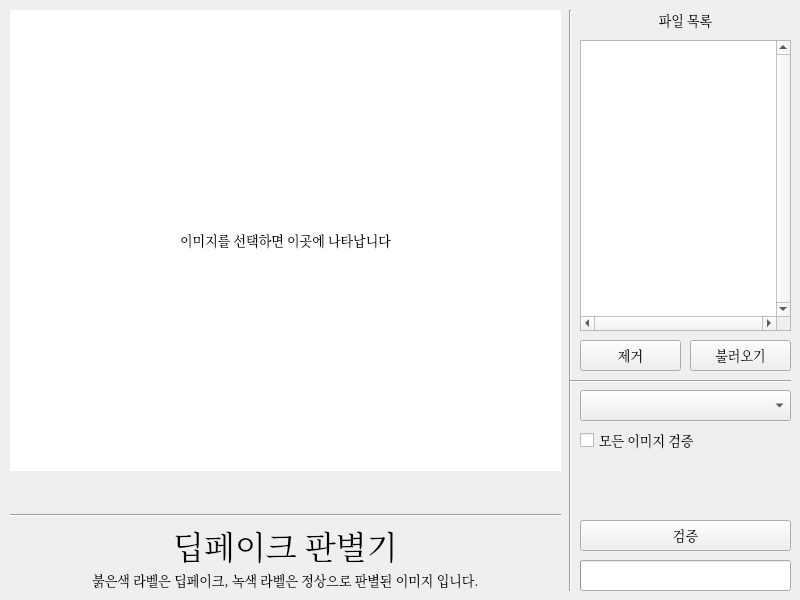
<?xml version="1.0" encoding="UTF-8"?>
<ui version="4.0">
 <class>MainWindow</class>
 <widget class="QMainWindow" name="MainWindow">
  <property name="enabled">
   <bool>true</bool>
  </property>
  <property name="geometry">
   <rect>
    <x>0</x>
    <y>0</y>
    <width>800</width>
    <height>600</height>
   </rect>
  </property>
  <property name="sizePolicy">
   <sizepolicy hsizetype="Preferred" vsizetype="Preferred">
    <horstretch>0</horstretch>
    <verstretch>0</verstretch>
   </sizepolicy>
  </property>
  <property name="minimumSize">
   <size>
    <width>800</width>
    <height>600</height>
   </size>
  </property>
  <property name="maximumSize">
   <size>
    <width>800</width>
    <height>600</height>
   </size>
  </property>
  <property name="font">
   <font>
    <family>NanumMyeongjo</family>
    <pointsize>10</pointsize>
   </font>
  </property>
  <property name="windowTitle">
   <string>Deep Fake Discriminator</string>
  </property>
  <property name="windowIcon">
   <iconset>
    <normaloff>../../../../Downloads/outline_camera_front_white_48dp.ico</normaloff>../../../../Downloads/outline_camera_front_white_48dp.ico</iconset>
  </property>
  <widget class="QWidget" name="centralwidget">
   <widget class="QLabel" name="labelImage">
    <property name="geometry">
     <rect>
      <x>10</x>
      <y>10</y>
      <width>551</width>
      <height>461</height>
     </rect>
    </property>
    <property name="font">
     <font>
      <family>NanumMyeongjo</family>
      <pointsize>10</pointsize>
     </font>
    </property>
    <property name="styleSheet">
     <string notr="true">background-color:rgb(255, 255, 255);</string>
    </property>
    <property name="text">
     <string>이미지를 선택하면 이곳에 나타납니다</string>
    </property>
    <property name="scaledContents">
     <bool>false</bool>
    </property>
    <property name="alignment">
     <set>Qt::AlignCenter</set>
    </property>
   </widget>
   <widget class="QPushButton" name="btnValidate">
    <property name="geometry">
     <rect>
      <x>580</x>
      <y>520</y>
      <width>211</width>
      <height>31</height>
     </rect>
    </property>
    <property name="text">
     <string>검증</string>
    </property>
   </widget>
   <widget class="Line" name="line">
    <property name="geometry">
     <rect>
      <x>560</x>
      <y>10</y>
      <width>21</width>
      <height>581</height>
     </rect>
    </property>
    <property name="orientation">
     <enum>Qt::Vertical</enum>
    </property>
   </widget>
   <widget class="QListWidget" name="listImage">
    <property name="geometry">
     <rect>
      <x>580</x>
      <y>40</y>
      <width>211</width>
      <height>291</height>
     </rect>
    </property>
    <property name="font">
     <font>
      <family>NanumMyeongjo</family>
      <pointsize>12</pointsize>
     </font>
    </property>
    <property name="autoFillBackground">
     <bool>false</bool>
    </property>
    <property name="frameShape">
     <enum>QFrame::StyledPanel</enum>
    </property>
    <property name="frameShadow">
     <enum>QFrame::Sunken</enum>
    </property>
    <property name="lineWidth">
     <number>1</number>
    </property>
    <property name="verticalScrollBarPolicy">
     <enum>Qt::ScrollBarAlwaysOn</enum>
    </property>
    <property name="horizontalScrollBarPolicy">
     <enum>Qt::ScrollBarAlwaysOn</enum>
    </property>
    <property name="sizeAdjustPolicy">
     <enum>QAbstractScrollArea::AdjustToContents</enum>
    </property>
    <property name="autoScroll">
     <bool>true</bool>
    </property>
    <property name="editTriggers">
     <set>QAbstractItemView::DoubleClicked|QAbstractItemView::EditKeyPressed</set>
    </property>
    <property name="tabKeyNavigation">
     <bool>true</bool>
    </property>
    <property name="showDropIndicator" stdset="0">
     <bool>false</bool>
    </property>
    <property name="dragEnabled">
     <bool>false</bool>
    </property>
    <property name="alternatingRowColors">
     <bool>true</bool>
    </property>
    <property name="selectionMode">
     <enum>QAbstractItemView::SingleSelection</enum>
    </property>
    <property name="movement">
     <enum>QListView::Static</enum>
    </property>
    <property name="flow">
     <enum>QListView::TopToBottom</enum>
    </property>
    <property name="isWrapping" stdset="0">
     <bool>false</bool>
    </property>
    <property name="resizeMode">
     <enum>QListView::Fixed</enum>
    </property>
    <property name="layoutMode">
     <enum>QListView::SinglePass</enum>
    </property>
    <property name="spacing">
     <number>4</number>
    </property>
    <property name="viewMode">
     <enum>QListView::ListMode</enum>
    </property>
    <property name="uniformItemSizes">
     <bool>false</bool>
    </property>
    <property name="selectionRectVisible">
     <bool>true</bool>
    </property>
    <property name="sortingEnabled">
     <bool>false</bool>
    </property>
   </widget>
   <widget class="QProgressBar" name="pgbProgress">
    <property name="geometry">
     <rect>
      <x>580</x>
      <y>560</y>
      <width>211</width>
      <height>31</height>
     </rect>
    </property>
    <property name="value">
     <number>0</number>
    </property>
    <property name="textVisible">
     <bool>false</bool>
    </property>
   </widget>
   <widget class="QLabel" name="label_2">
    <property name="geometry">
     <rect>
      <x>580</x>
      <y>10</y>
      <width>211</width>
      <height>21</height>
     </rect>
    </property>
    <property name="text">
     <string>파일 목록</string>
    </property>
    <property name="alignment">
     <set>Qt::AlignCenter</set>
    </property>
   </widget>
   <widget class="QPushButton" name="btnRemove">
    <property name="geometry">
     <rect>
      <x>580</x>
      <y>340</y>
      <width>101</width>
      <height>31</height>
     </rect>
    </property>
    <property name="text">
     <string>제거</string>
    </property>
   </widget>
   <widget class="QPushButton" name="btnLoad">
    <property name="geometry">
     <rect>
      <x>690</x>
      <y>340</y>
      <width>101</width>
      <height>31</height>
     </rect>
    </property>
    <property name="text">
     <string>불러오기</string>
    </property>
   </widget>
   <widget class="QLabel" name="labelImageName">
    <property name="geometry">
     <rect>
      <x>10</x>
      <y>480</y>
      <width>551</width>
      <height>31</height>
     </rect>
    </property>
    <property name="text">
     <string/>
    </property>
    <property name="scaledContents">
     <bool>true</bool>
    </property>
    <property name="alignment">
     <set>Qt::AlignCenter</set>
    </property>
   </widget>
   <widget class="QCheckBox" name="cbxAllImageValidate">
    <property name="geometry">
     <rect>
      <x>580</x>
      <y>430</y>
      <width>211</width>
      <height>21</height>
     </rect>
    </property>
    <property name="text">
     <string>모든 이미지 검증</string>
    </property>
   </widget>
   <widget class="Line" name="line_2">
    <property name="geometry">
     <rect>
      <x>570</x>
      <y>371</y>
      <width>221</width>
      <height>20</height>
     </rect>
    </property>
    <property name="orientation">
     <enum>Qt::Horizontal</enum>
    </property>
   </widget>
   <widget class="QLabel" name="labelDescription">
    <property name="geometry">
     <rect>
      <x>10</x>
      <y>570</y>
      <width>551</width>
      <height>21</height>
     </rect>
    </property>
    <property name="text">
     <string>붉은색 라벨은 딥페이크, 녹색 라벨은 정상으로 판별된 이미지 입니다.</string>
    </property>
    <property name="scaledContents">
     <bool>true</bool>
    </property>
    <property name="alignment">
     <set>Qt::AlignCenter</set>
    </property>
   </widget>
   <widget class="Line" name="line_3">
    <property name="geometry">
     <rect>
      <x>10</x>
      <y>500</y>
      <width>551</width>
      <height>31</height>
     </rect>
    </property>
    <property name="orientation">
     <enum>Qt::Horizontal</enum>
    </property>
   </widget>
   <widget class="QLabel" name="labelTitle">
    <property name="geometry">
     <rect>
      <x>10</x>
      <y>520</y>
      <width>551</width>
      <height>51</height>
     </rect>
    </property>
    <property name="font">
     <font>
      <family>NanumMyeongjo</family>
      <pointsize>24</pointsize>
     </font>
    </property>
    <property name="text">
     <string>딥페이크 판별기</string>
    </property>
    <property name="scaledContents">
     <bool>true</bool>
    </property>
    <property name="alignment">
     <set>Qt::AlignCenter</set>
    </property>
   </widget>
   <widget class="QComboBox" name="cbxModel">
    <property name="geometry">
     <rect>
      <x>580</x>
      <y>390</y>
      <width>211</width>
      <height>31</height>
     </rect>
    </property>
   </widget>
  </widget>
 </widget>
 <tabstops>
  <tabstop>listImage</tabstop>
  <tabstop>btnRemove</tabstop>
  <tabstop>btnLoad</tabstop>
  <tabstop>cbxAllImageValidate</tabstop>
  <tabstop>btnValidate</tabstop>
 </tabstops>
 <resources/>
 <connections/>
</ui>
